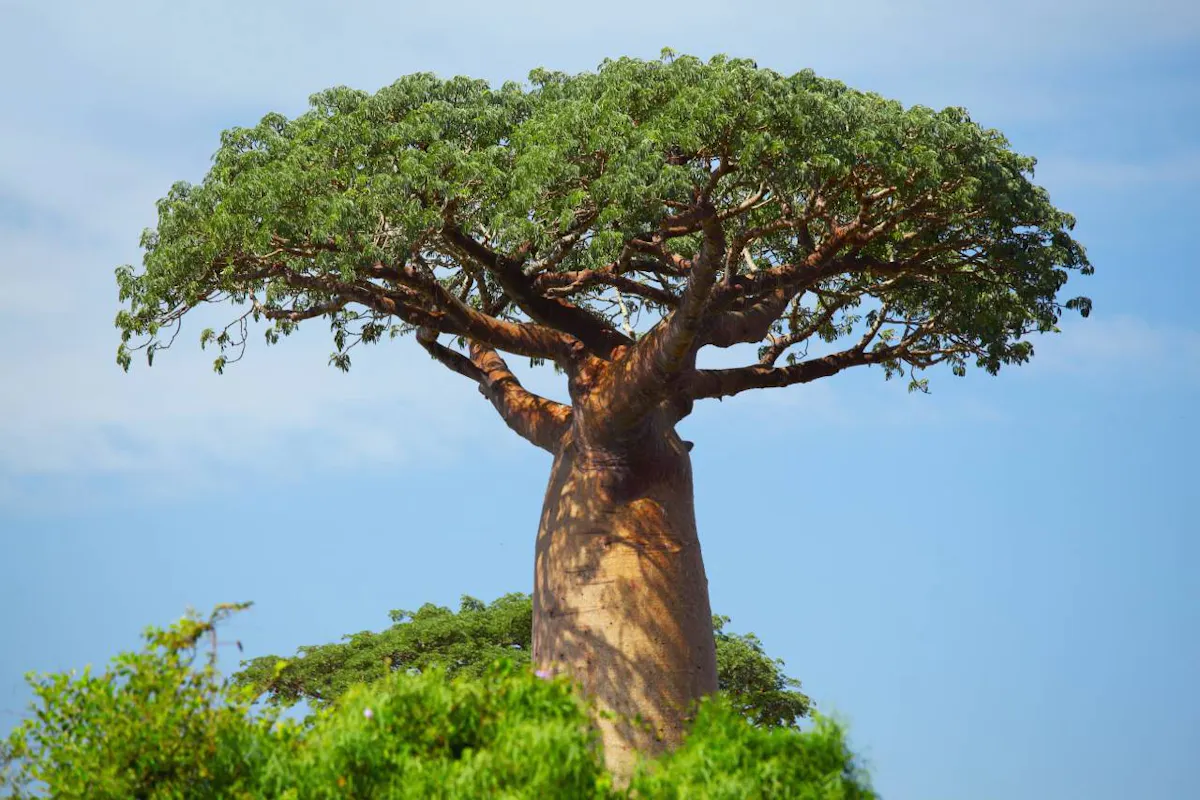
#> input picture tree.jpg, 1200 x 800 px
$ python edge_filtering.py
#> lines starting #> are read from the running program, lines starting #| are printed output that depends on the picture
import numpy as np
import cv2

#Kenarları Koruyan Filtreleme

image_path = r"C:\Users\emircan\Desktop\openCV/"
tree = cv2.imread("tree.jpg")
#> tree is the input picture: shape (800, 1200, 3); mean B, G, R 153, 155.4, 131.1

h, w = tree.shape[:2]
#> h = 800; w = 1200

dst = cv2.edgePreservingFilter(tree, sigma_s = 10, sigma_r = 0.9, flags = cv2.RECURS_FILTER)
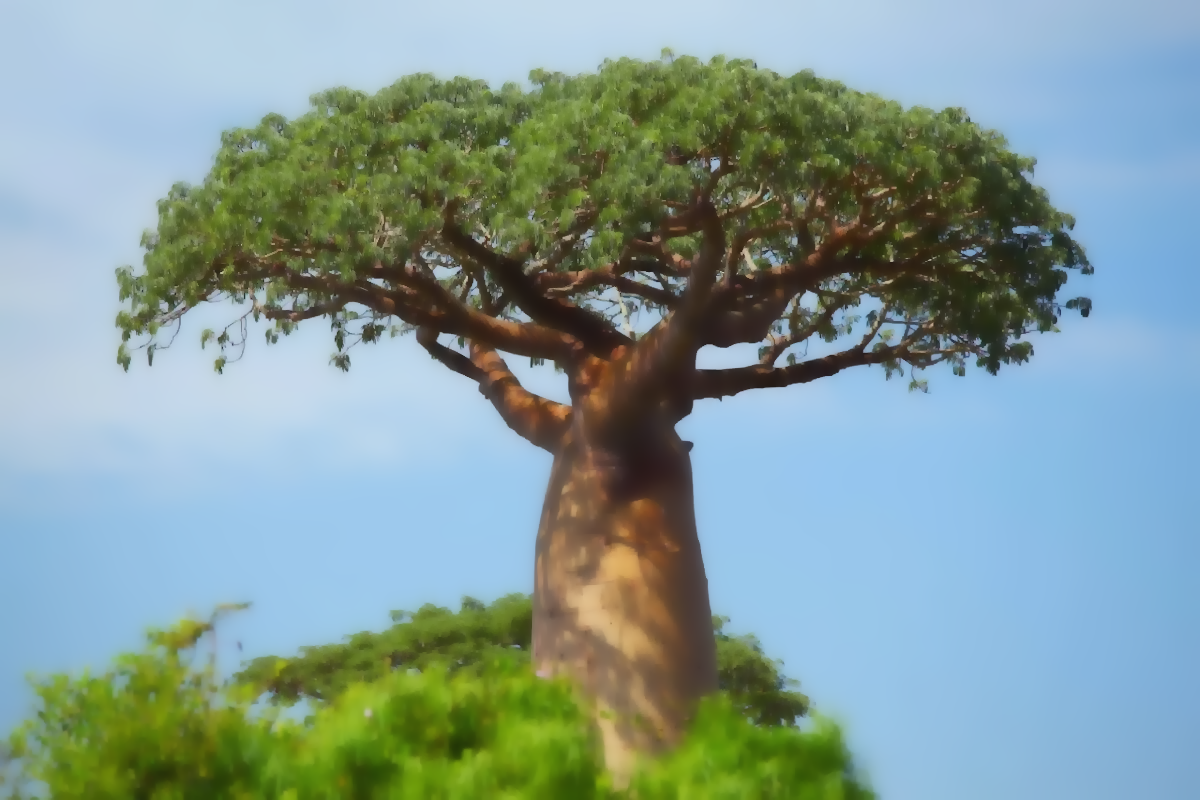
#> dst: shape (800, 1200, 3); mean B, G, R 153, 155.5, 131.3

result = np.zeros([h, w *2, 3], dtype = tree.dtype)
result[0:h, 0:w, :] = tree
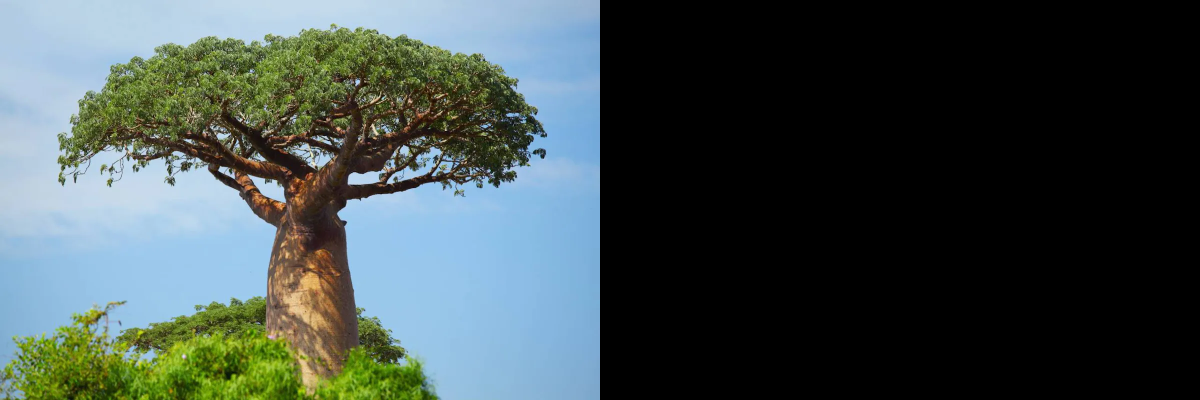
#> result: shape (800, 2400, 3) (shown at 1/2 size); mean B, G, R 76.5, 77.7, 65.5
result[0:h, w:2*w, :] = dst
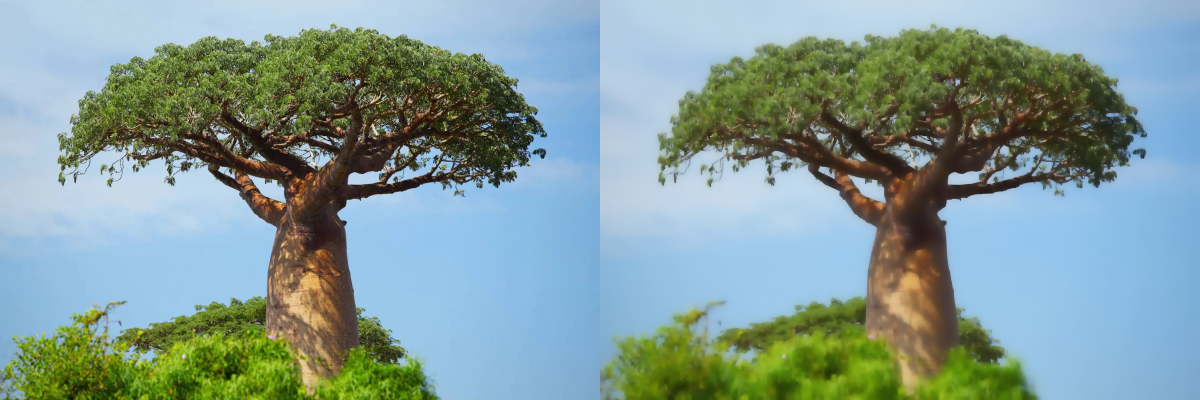
#> result: shape (800, 2400, 3) (shown at 1/2 size); mean B, G, R 153, 155.5, 131.2

result = cv2.resize(result, (w, h //2))
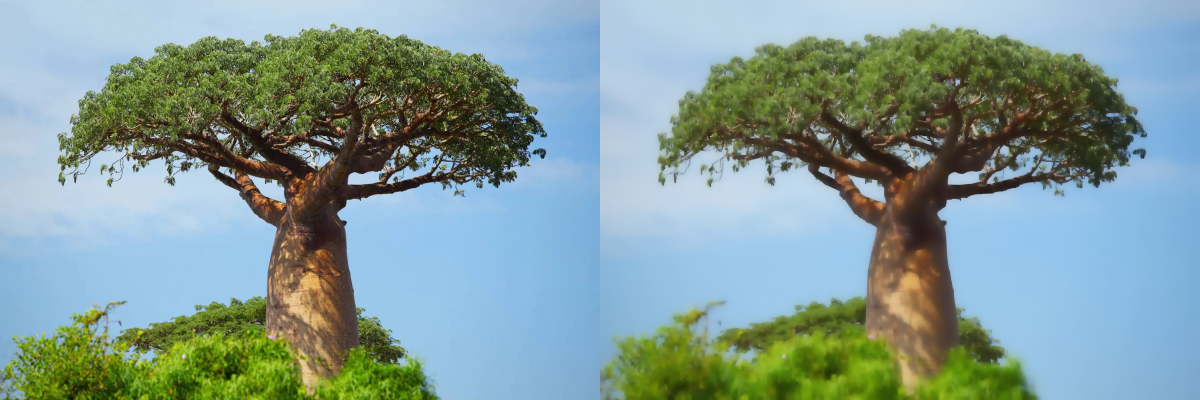
#> result: shape (400, 1200, 3); mean B, G, R 153.1, 155.5, 131.3
cv2.imshow("Result", result)
cv2.waitKey(1)

$ run again, with akita.jpg copied over tree.jpg
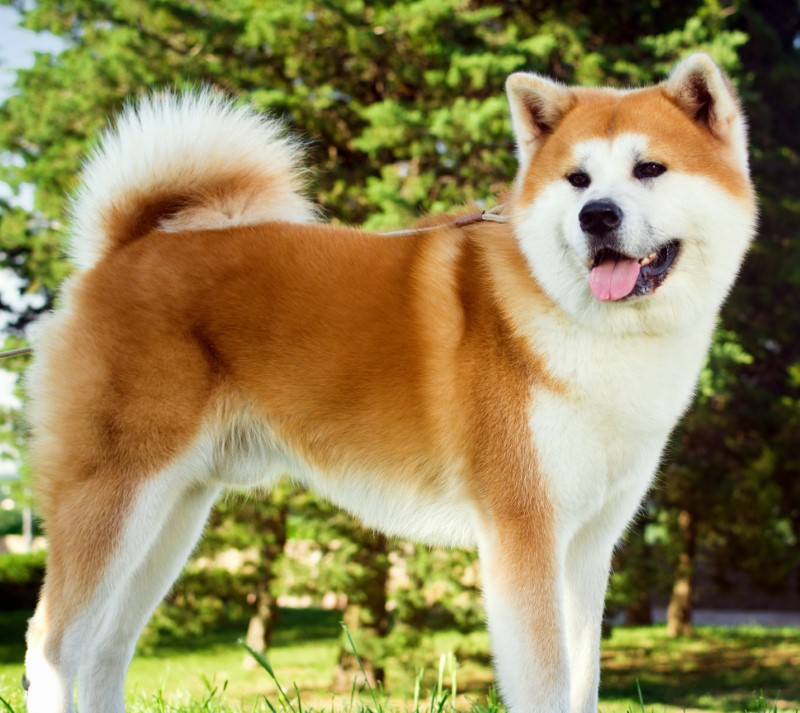
#> input picture akita.jpg, 800 x 713 px
#> tree is the input picture: shape (713, 800, 3); mean B, G, R 87.6, 134.3, 147.9
#> `result[0:h, 0:w, :] = tree`:
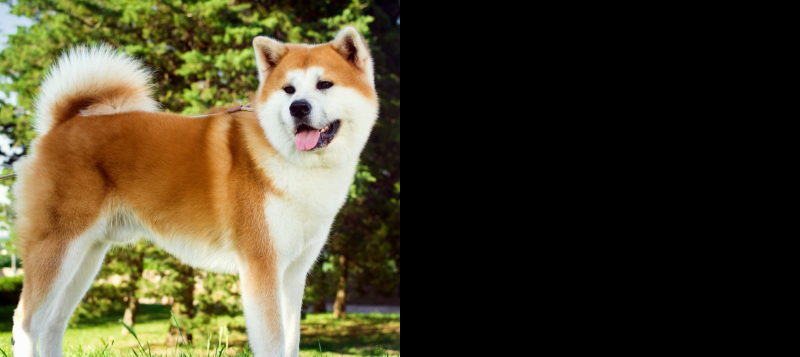
#> result: shape (713, 1600, 3) (shown at 1/2 size); mean B, G, R 43.8, 67.1, 73.9
#> `result = cv2.resize(result, (w, h //2))`:
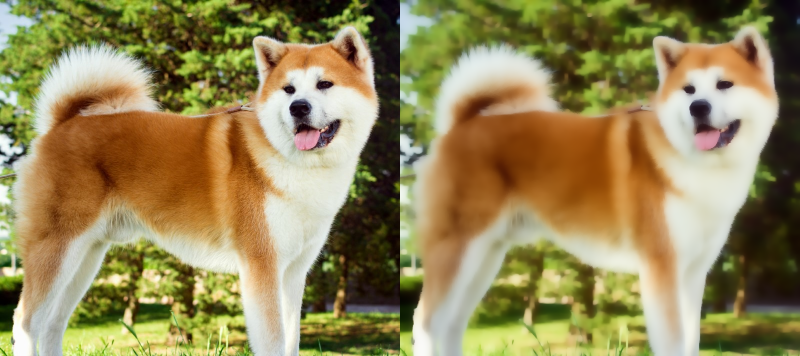
#> result: shape (356, 800, 3); mean B, G, R 87.3, 134.1, 147.6
